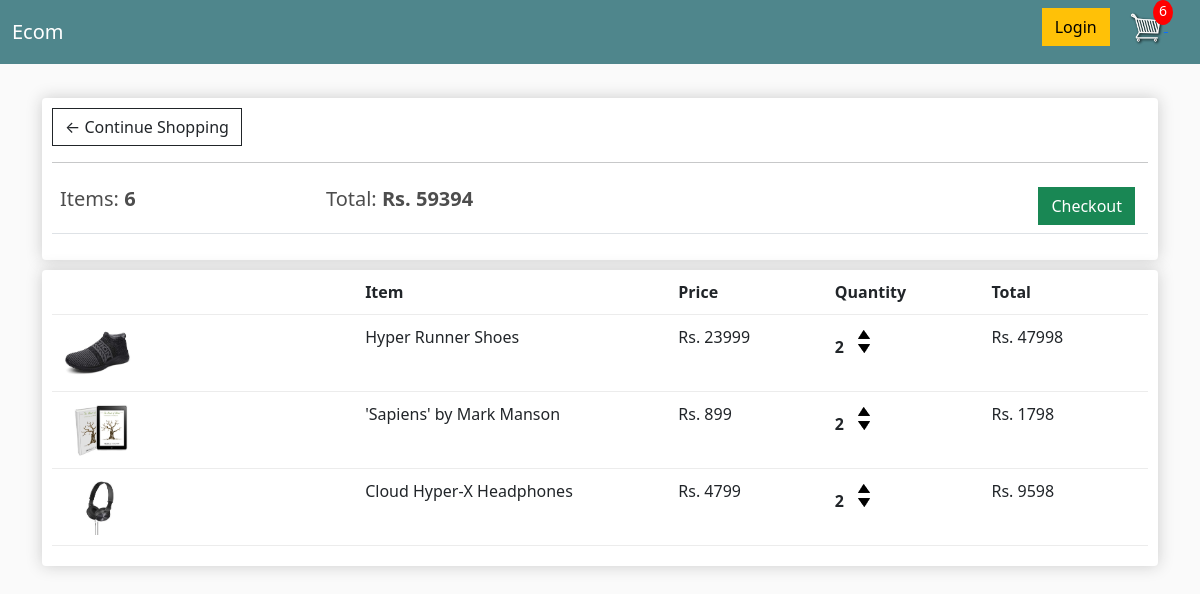
The app's page /cart/ (signed in) with its own data.
### store/models.py (models this page shows, shortened)
class Order(models.Model):
    customer = models.ForeignKey(Customer, on_delete=models.SET_NULL, null=True, blank=True)
    date_ordered = models.DateTimeField(auto_now_add=True)
    complete = models.BooleanField(null=True)
    transaction_id = models.IntegerField()
    def __str__(self) -> str:
        return str(self.id)
    @property
    def get_cart_items(self):
        orderItems = self.orderitem_set.all()
        total_cart_items = sum([item.quantity for item in orderItems])
        return total_cart_items
    @property
    def get_cart_price(self):
        orderItems = self.orderitem_set.all()
        total_cart_price = sum([item.get_total for item in orderItems])
        return total_cart_price

class OrderItem(models.Model):
    product = models.ForeignKey(Product, on_delete=models.SET_NULL, null=True)
    order = models.ForeignKey(Order, on_delete=models.SET_NULL, null=True)
    quantity = models.IntegerField(default=0)
    date_added = models.DateTimeField(auto_now_add=True)
    @property
    def get_total(self):
        total = self.product.price * self.quantity
        return total

class Product(models.Model):
    name = models.CharField(max_length=50)
    price = models.IntegerField()
    digital = models.BooleanField()
    image = models.ImageField(null=True)

### store/views.py (the view)
# urls.py: path('cart/', views.cart, name='cart'),
def cart(request):
    if request.user.is_authenticated:
        customer = request.user.customer
        order, created = Order.objects.get_or_create(customer=customer, complete=False)
        print(customer, order, type(order))
        items = order.orderitem_set.all()
    else:
        items = []
        order = {"get_cart_items" : 0, "get_cart_price": 0}
    context = {"items": items, "order" : order}
    return render(request, 'cart.html', context)

### store/models.py (called while the page is built)
    def __str__(self):
        return self.name

### templates/cart.html
{% extends 'main.html' %}
{% load static %}
{% block content %}
<div class="row">
    <div class="col-lg-12">
        <div class="box-element">
            <a class="btn btn-outline-dark" href="{% url 'store' %}">&#x2190; Continue Shopping</a>
            <hr>
            <table class="table">
                <tr>
                    <th>
                        <h5>Items: <strong>{{order.get_cart_items}}</strong></h5>
                    </th>
                    <th>
                        <h5>Total: <strong>Rs. {{order.get_cart_price}}</strong></h5>
                    </th>
                    <th>
                        <a style="float:right; margin:auto 5px" class="btn btn-success"
                            href="{% url 'checkout' %}">Checkout</a>
                    </th>
                </tr>
            </table>
        </div>
    </div>
    <br>
    <div class="col-lg-12">
        <div class="box-element">
            <div class="cart-row">
                <div style="flex:2"></div>
                <div style="flex:2"><strong>Item</strong></div>
                <div style="flex:1"><strong>Price</strong></div>
                <div style="flex:1"><strong>Quantity</strong></div>
                <div style="flex:1"><strong>Total</strong></div>
            </div>
            {% for item in items %}
            <div class="cart-row">
                <div style="flex:2"><img class="row-image" src="{{item.product.image.url}}"></div>
                <div style="flex:2">
                    <p>{{item.product.name}}</p>
                </div>
                <div style="flex:1">
                    <p>Rs. {{item.product.price}}</p>
                </div>
                <div style="flex:1">
                    <p class="quantity">{{item.quantity}}</p>
                    <div class="quantity">
                        <img data-product="{{item.product.id}}" data-action="add" class="chg-quantity update-cart" src="{% static  'images/arrow-up.png' %}">
                        <img data-product="{{item.product.id}}" data-action="remove" class="chg-quantity update-cart" src="{% static  'images/arrow-down.png' %}">
                    </div>
                </div>
                <div style="flex:1">
                    <p>Rs. {{item.get_total}}</p>
                </div>
            </div>
            {% endfor %}
        </div>
    </div>
</div>
{% endblock content %}

### templates/main.html (shortened to what this page needs)
{% load static %}
<!DOCTYPE html>
<html lang="en">
<head>
    <link href="https://cdn.jsdelivr.net/npm/bootstrap@5.1.3/dist/css/bootstrap.min.css" rel="stylesheet"
>
    <link rel="stylesheet" href="{% static 'css/store.css' %}">
</head>
<body>
    <nav class="navbar navbar-expand-lg navbar-dark bg-dark">
        <div class="container-fluid">
            <a class="navbar-brand" href="{% url 'store' %}">Ecom</a>
            <div class="collapse navbar-collapse" id="navbarSupportedContent">
                <div class="form-inline my-2 my-lg-0">
                    <a href="#" class="btn btn-warning">Login</a>
                    <a href="{% url 'cart' %}">
                        <img id="cart-icon" src="{% static 'images/cart.png' %}" alt="">
                    </a>
                    <p id="cart-total">{{ order.get_cart_items }}</p>
                </div>
            </div>
        </div>
    </nav>
    <div class="container">
        <br>
        {% block content %}
        {% endblock content %}
    </div>
</body>
</html>

### static/css/store.css (style rules this page uses)
body { background-color: hsl(0, 0%, 98%); }
h1,h2,h3,h4,h5,h6 { color:hsl(0, 0%, 30%); }
.box-element { box-shadow:hsl(0, 0%, 80%) 0 0 16px; background-color: #fff; border-radius: 4px; padding: 10px; }
.bg-dark { background-color: #4f868c!important; }
#cart-icon { width:35px; display: inline-block; margin-left: 15px; }
#cart-total { display: inline-block; text-align: center; color:#fff; background-color: red; width: 20px; height: 25px; border-radius: 50%; font-size: 14px; transform: translate(-15px, -15px); }
.col-lg-4, .col-lg-6, .col-lg-8, .col-lg-12 { margin-top: 10px; }
.btn { border-radius: 0; }
.row-image { width: 100px; }
.cart-row { display: flex; align-items: flex-stretch; padding-bottom: 10px; margin-bottom: 10px; border-bottom: 1px solid #ececec; }
.quantity { display: inline-block; font-weight: 700; padding-right:10px; }
.chg-quantity { width: 12px; cursor: pointer; display: block; margin-top: 5px; transition:.1s; }

### records on screen
Order: get_cart_items "6", get_cart_price "59394"
OrderItem: product.image (picture), product.name "Hyper Runner Shoes", product.price "23999", quantity "2", get_total "47998"
OrderItem: product.image (picture), product.name "'Sapiens' by Mark Manson", product.price "899", quantity "2", get_total "1798"
OrderItem: product.image (picture), product.name "Cloud Hyper-X Headphones", product.price "4799", quantity "2", get_total "9598"
